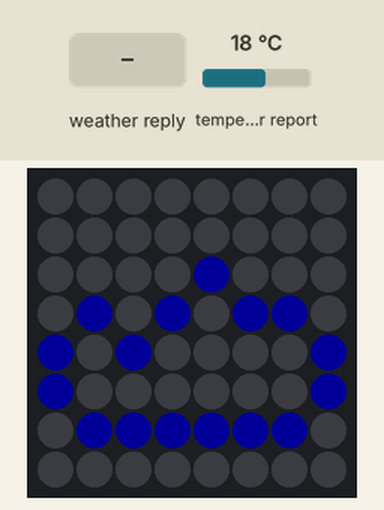
Bench run of a program on a simulated Raspberry Pi (BCM pin numbers) with a Sense HAT. On the bench: the Sense HAT's 8×8 RGB LED matrix. The inputs (shaded band) are chosen by the test bench; at power-on: temperature in the web weather report 18 °C. Dim RGB values are drawn brighter than linear; the clock reads 2024-03-15 10:24:30 at power-on unless the program sets it; requests to the public web service named in the program get a made-up reply in its usual format after 0.4 s (London, UTC, broken clouds, 64 % humidity, 1013 hPa unless stated); the 64×8 strip is a reading aid, not a part: it shows the text the matrix is scrolling, unrolled, one strip-width of it at a time; what the program prints to the terminal is not drawn.

Above: at 16.5 s.
At 33.1 s:
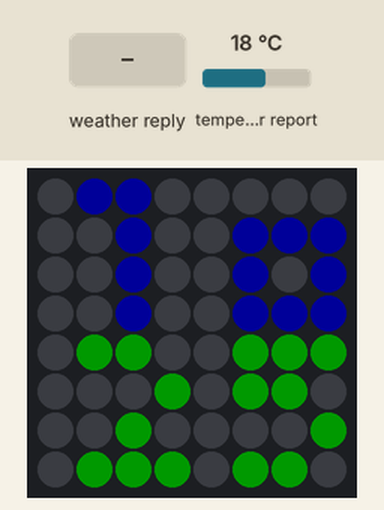
33.2 s: the web weather report turns to Rain
At 47.81 s:
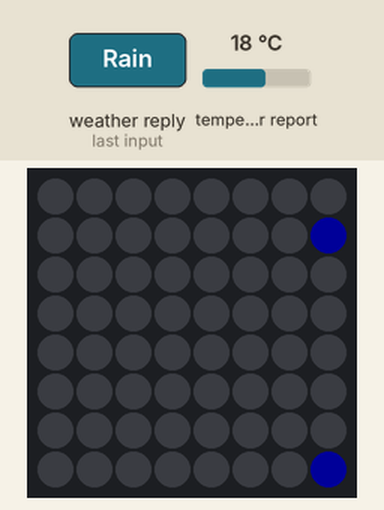
At 54.6 s:
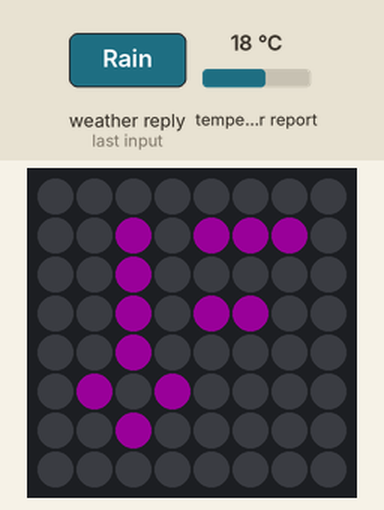

Measured:
- after the input at 33.2 s, the LEDs: first differ from a run without the input after 14.6 s (image 2)
- what the display in image 0 shows lasts 1.0 s, from 16.5 s to 17.5 s

The program:

RPi_Weather_Station.py
```python
import time
import os
import datetime
from sense_hat import SenseHat
import json, requests

sense = SenseHat()
sense.low_light = True
sense.set_rotation(270) # Optional
sense.clear()

# Get the weather-api
key = 'Your Key Here'
#units = 'metric'
units = 'imperial'
cityid = 'Your ID Here'
#url = requests.get('http://api.openweathermap.org/data/2.5/weather?id='+cityid+'&units='+units+'&APPID='+key)
#weather = json.loads(url.text)

# Display Clock, Date, etc.
show_clock = True
show_month = False
show_temp = True
show_weathre = True
show_mail = False

number = [
0,0,0,0, #zero
0,1,1,1,
0,1,0,1,
0,1,1,1,
0,1,1,0, #one
0,0,1,0,
0,0,1,0,
0,0,1,0,
0,1,1,0, #two
0,0,0,1,
0,0,1,0,
0,1,1,1,
0,1,1,1, #three
0,0,0,1,
0,0,1,1,
0,1,1,1,
0,0,0,1, #four
0,1,0,1,
0,1,1,1,
0,0,0,1,
0,1,1,1, #five
0,1,1,0,
0,0,0,1,
0,1,1,0,
0,1,0,0, #six
0,1,1,0,
0,1,0,1,
0,0,1,0,
0,1,1,1, #seven
0,0,0,1,
0,0,1,0,
0,0,1,0,
0,0,1,0, #eight
0,1,1,1,
0,1,1,1,
0,0,1,0,
0,0,1,0, #nine
0,1,0,1,
0,0,1,1,
0,0,0,1,
0,0,0,0, #blank
0,0,0,0,
0,0,0,0,
0,0,0,0
]

hourColour   = [0,0,10] # blue
minuteColour = [0,10,0] # green
empty        = [0,0,0] # off / black

clockImage = [
0,0,0,0,0,0,0,0,
0,0,0,0,0,0,0,0,
0,0,0,0,0,0,0,0,
0,0,0,0,0,0,0,0,
0,0,0,0,0,0,0,0,
0,0,0,0,0,0,0,0,
0,0,0,0,0,0,0,0,
0,0,0,0,0,0,0,0
    ]

e = (0,0,0)

clear = [
    e,e,e,e,e,e,e,e,
    e,e,e,e,e,e,e,e,
    e,e,e,e,e,e,e,e,
    e,e,e,e,e,e,e,e,
    e,e,e,e,e,e,e,e,
    e,e,e,e,e,e,e,e,
    e,e,e,e,e,e,e,e,
    e,e,e,e,e,e,e,e
    ]

b = (0, 0, 10)
r = (10, 0, 10)

cloudy = [
    e,e,e,e,e,e,e,e,
    e,e,e,e,e,e,e,e,
    e,e,e,e,b,e,e,e,
    e,b,e,b,e,b,b,e,
    b,e,b,e,e,e,e,b,
    b,e,e,e,e,e,e,b,
    e,b,b,b,b,b,b,e,
    e,e,e,e,e,e,e,e
    ]

thermo = [
    e,e,e,e,e,e,e,e,
    e,e,r,e,r,r,r,e,
    e,e,r,e,e,e,e,e,
    e,e,r,e,r,r,e,e,
    e,e,r,e,e,e,e,e,
    e,r,e,r,e,e,e,e,
    e,e,r,e,e,e,e,e,
    e,e,e,e,e,e,e,e
    ]

def clock():
    now = datetime.datetime.now()
    second = now.second
    x = 0
    y = 7
    r = 10
    g = 10
    b = 10
    pixel = (r,g,b)

    hour = time.localtime().tm_hour
    minute = time.localtime().tm_min
    if(hour > 12):
        hour = hour-12
    if(hour == 0):
        hour = 12

    # Map digits to clockImage array

    pixelOffset = 0
    index = 0
    for indexLoop in range(0, 4):
        for counterLoop in range(0, 4):
            if (hour >= 10):
                clockImage[index] = number[int(hour/10)*16+pixelOffset]
            else:
                clockImage[index] = number[int(10)*16+pixelOffset]
            clockImage[index+4] = number[int(hour%10)*16+pixelOffset]
            clockImage[index+32] = number[int(minute/10)*16+pixelOffset]
            clockImage[index+36] = number[int(minute%10)*16+pixelOffset]
            pixelOffset = pixelOffset + 1
            index = index + 1
        index = index + 4

    # Colour the hours and minutes

    for index in range(0, 64):
        if (clockImage[index]):
            if index < 32:
                clockImage[index] = hourColour
            else:
                clockImage[index] = minuteColour
        else:
            clockImage[index] = empty

    # Display the time
    sense.set_pixels(clockImage)
    sense.set_pixel(x, y, pixel)
    time.sleep(0.5)
    sense.set_pixels(clockImage)
    #sense.set_pixels(clear)
    time.sleep(0.5)
    #time.sleep(.3)

def month():
    now = datetime.datetime.now()
    second = now.second
    x = 0
    y = 7
    r = 255
    g = 0
    b = 0
    pixel = (r,g,b)

    mday = time.localtime().tm_mday
    mon = time.localtime().tm_mon

    # Map digits to clockImage array

    pixelOffset = 0
    index = 0
    for indexLoop in range(0, 4):
        for counterLoop in range(0, 4):
            clockImage[index] = number[int(mday/10)*16+pixelOffset]
            clockImage[index+4] = number[int(mday%10)*16+pixelOffset]
            clockImage[index+32] = number[int(mon/10)*16+pixelOffset]
            clockImage[index+36] = number[int(mon%10)*16+pixelOffset]
            pixelOffset = pixelOffset + 1
            index = index + 1
        index = index + 4

    # Colour the hours and minutes

    for index in range(0, 64):
        if (clockImage[index]):
            if index < 32:
                clockImage[index] = minuteColour
            else:
                clockImage[index] = hourColour
        else:
            clockImage[index] = empty

    # Display the time
    sense.set_pixels(clockImage)
    time.sleep(120)

print ('Ready!')

while (True):
    if show_mail:
        os.system('sudo python /home/pi/SenseHat/Sense_CheckMail.py')

    if show_clock:
        for x in range(2):
            for x in range(8):
                clock()
            if show_month:
                month()

#    response = os.system("ping -c 1 api.openweathermap.org")
#    if response == 0:
#        print 'up'
#        show_temp = True
#        show_weathre = True
#    else:
#        print 'down'
#        show_temp = False
#        show_weathre = False

    try:
        url = requests.get('http://api.openweathermap.org/data/2.5/weather?id='+cityid+'&units='+units+'&APPID='+key)
        show_temp = True
        show_weathre = True
   	if show_weathre:
        	sense.set_pixels(cloudy)
        	weather = json.loads(url.text)
        	weathre = weather['weather'][0]['description']
        	temp = weather['main']['temp']
        	main_weather = weather['weather'][0]['main']
        	sense.set_pixels(cloudy)
        	time.sleep(1.0)
        	sense.show_message(str(weathre), text_colour=[0, 0, 10])
        	time.sleep(0.3)

    	if show_temp:
        	sense.set_pixels(thermo)
        	time.sleep(1.0)
		sense.show_message(str(temp), text_colour=[15, 0, 10])
		time.sleep(0.3)
    except:
        show_temp = False
        show_weathre = False
        sense.show_message("no internet", text_colour=[10, 0, 0])
```
